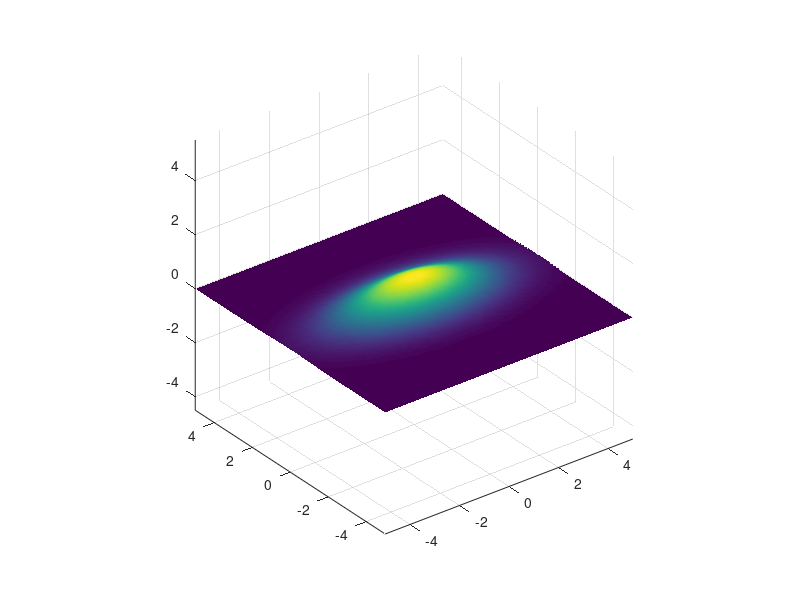

The MATLAB script that drew this image:
function x = gaussian()
A=1;
x0 = 0; y0 = 0;
 
sigma_x = 2;
sigma_y = 1;
 
for theta = 0:pi/100:pi
    a = cos(theta)^2/2/sigma_x^2 + sin(theta)^2/2/sigma_y^2;    
    b = -sin(2*theta)/4/sigma_x^2 + sin(2*theta)/4/sigma_y^2 ;
    c = sin(theta)^2/2/sigma_x^2 + cos(theta)^2/2/sigma_y^2;
 
    [X, Y] = meshgrid(-5:.1:5, -5:.1:5);
    Z = A*exp( - (a*(X-x0).^2 + 2*b*(X-x0).*(Y-y0) + c*(Y-y0).^2)) ;
    surf(X,Y,Z);shading interp;axis equal;drawnow
end
x=1;
end